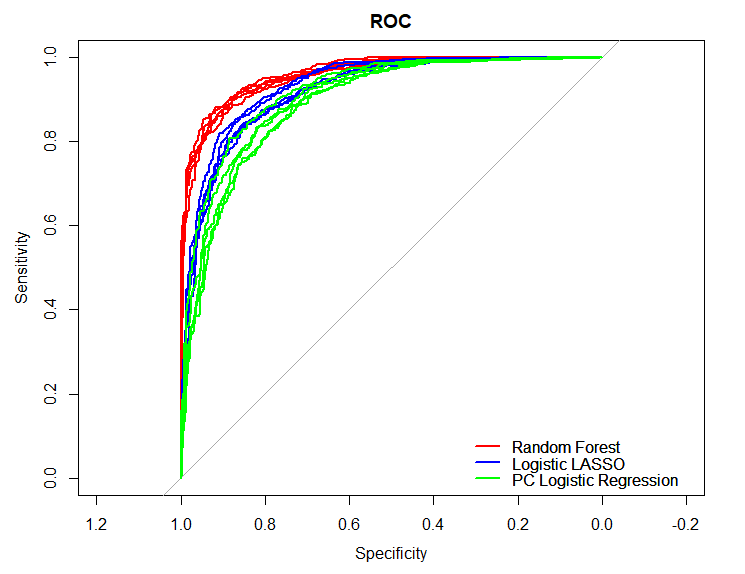

The script that drew this image:
for(i in 1:k)
{
  if(i ==1)
  {
    plot(ROC_rf[[i]], col = 'red', main = 'ROC')
  }else{
    plot(ROC_rf[[i]], col = 'red', add = TRUE)
  }
}

for(i in 1:k)
{
  if(i ==1)
  {
    plot(ROC_logis[[i]], col = 'blue', add = TRUE)
  }else{
    plot(ROC_logis[[i]], col = 'blue', add = TRUE)
  }
}

for(i in 1:k)
{
  if(i ==1)
  {
    plot(ROC_pcr[[i]], col = 'green', add = TRUE)
  }else{
    plot(ROC_pcr[[i]], col = 'green', add = TRUE)
  }
}

legend('bottomright', col = c('red', 'blue', 'green'),
       legend = c('Random Forest', 'Logistic LASSO', 'PC Logistic Regression'),
       lty = 1, bty = 'n', lwd = 2)
